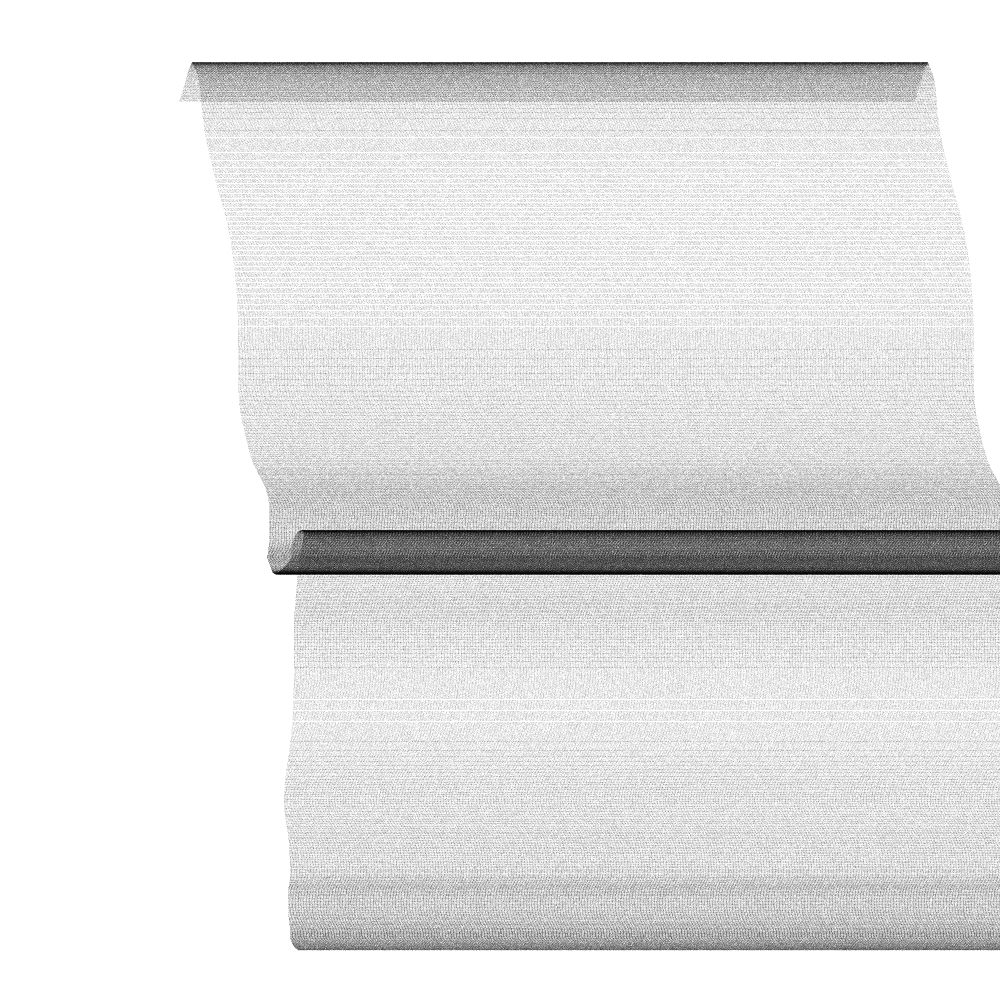
Frame 1 (no input)
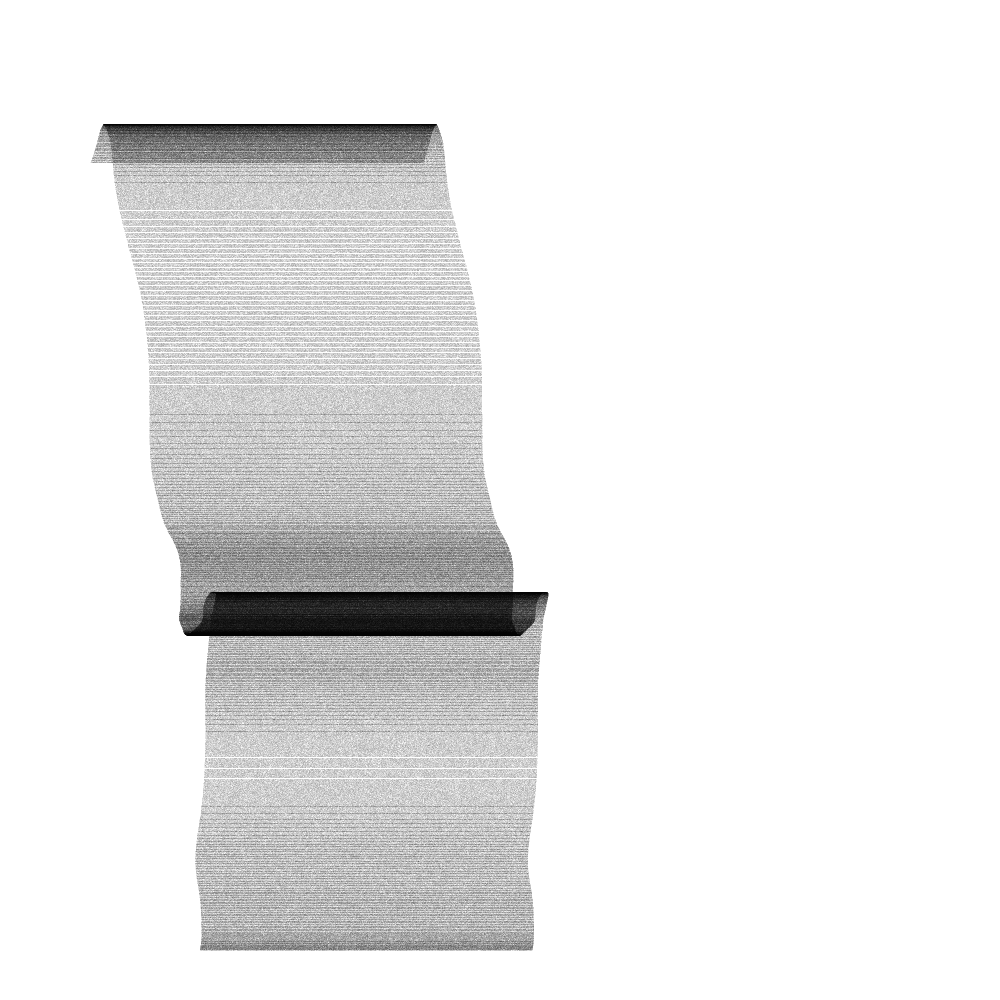
Frame 2 (the mouse pressed at the canvas centre, redrawn once)

The Processing sketch that drew these frames (run headless with seeded random() and noise(); the mouse was pressed at the canvas centre and the sketch redrawn once):

// Processing sketch: generative1
// ── generative1.pde
import java.util.UUID;

float WIDTH = 1000;
float HEIGHT = 1000;
int MARGIN = 50;

void setup() {
  size(1000,1000);
  noFill();
  smooth(4);
  pixelDensity(displayDensity());
  noLoop();
}

void draw() {
  background(255);
  drawPaper();
}

void mousePressed() {
  if (mouseButton == LEFT) {
    redraw();
  } 
  else if (mouseButton == RIGHT) {
    drawPaper();
  }
}

void keyPressed () {
  if (key == RETURN || key == ENTER) {
    String uuid = UUID.randomUUID().toString();
    save(uuid + ".tif");
  }
}

void drawPaper() {
  float x1,y1,x2,y2;
  float xoff = 0;
  float yoff = 500;
   
  x1 = random(MARGIN,WIDTH/4);
  y1 = random(MARGIN,HEIGHT/4);
  x2 = random(x1+MARGIN,WIDTH-MARGIN);
  y2 = y1;
    
  while ((y1 < HEIGHT-50) && (y2 < HEIGHT-50)) {
    float xShift = map(noise(xoff),0,1,-0.2,0.5);
    float yShift = map(noise(yoff),0,1,-1,2);

    x1 += xShift;
    y1 += yShift;
    x2 += xShift;
    y2 += yShift;
    
    float density = 1000;
    for (int i = 0; i < density; i++) {
      float transp = random(0,50);
      float x = lerp(x1, x2, i/density);
      float y = lerp(y1, y2, i/density);
      stroke(0,0,0,transp);
      point(x, y);
    }
    
    xoff += 0.007;
    yoff += 0.003;
  }
}
